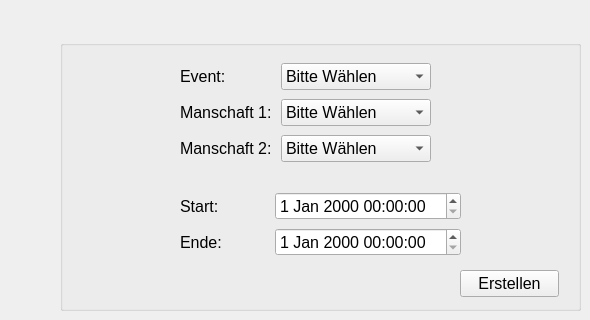
     <widget class="QWidget" name="tab_7">
      <attribute name="title">
       <string>Erstellen</string>
      </attribute>
      <widget class="QGroupBox" name="groupBox_3">
       <property name="geometry">
        <rect>
         <x>60</x>
         <y>40</y>
         <width>521</width>
         <height>271</height>
        </rect>
       </property>
       <property name="title">
        <string/>
       </property>
       <widget class="QPushButton" name="btnWettenErstellen">
        <property name="geometry">
         <rect>
          <x>400</x>
          <y>230</y>
          <width>99</width>
          <height>27</height>
         </rect>
        </property>
        <property name="font">
         <font>
          <family>Arial</family>
          <pointsize>12</pointsize>
          <weight>50</weight>
          <bold>false</bold>
         </font>
        </property>
        <property name="text">
         <string>Erstellen</string>
        </property>
       </widget>
       <widget class="QWidget" name="layoutWidget">
        <property name="geometry">
         <rect>
          <x>120</x>
          <y>20</y>
          <width>251</width>
          <height>107</height>
         </rect>
        </property>
        <layout class="QVBoxLayout" name="verticalLayout_13">
         <item>
          <layout class="QHBoxLayout" name="horizontalLayout">
           <item>
            <widget class="QLabel" name="label_32">
             <property name="font">
              <font>
               <family>Arial</family>
               <pointsize>12</pointsize>
               <weight>50</weight>
               <bold>false</bold>
              </font>
             </property>
             <property name="text">
              <string>Event:</string>
             </property>
            </widget>
           </item>
           <item>
            <widget class="QComboBox" name="comboEventErstellen">
             <property name="font">
              <font>
               <pointsize>12</pointsize>
              </font>
             </property>
             <item>
              <property name="text">
               <string>Bitte Wählen</string>
              </property>
             </item>
             <item>
              <property name="text">
               <string>Neue hinzufügen</string>
              </property>
             </item>
            </widget>
           </item>
          </layout>
         </item>
         <item>
          <layout class="QHBoxLayout" name="horizontalLayout_2">
           <item>
            <widget class="QLabel" name="label_41">
             <property name="font">
              <font>
               <family>Arial</family>
               <pointsize>12</pointsize>
               <weight>50</weight>
               <bold>false</bold>
              </font>
             </property>
             <property name="text">
              <string>Manschaft 1:</string>
             </property>
            </widget>
           </item>
           <item>
            <widget class="QComboBox" name="comboMannschaft1Erstellen">
             <property name="font">
              <font>
               <pointsize>12</pointsize>
              </font>
             </property>
             <item>
              <property name="text">
               <string>Bitte Wählen</string>
              </property>
             </item>
             <item>
              <property name="text">
               <string>Neue hinzufügen</string>
              </property>
             </item>
            </widget>
           </item>
          </layout>
         </item>
         <item>
          <layout class="QHBoxLayout" name="horizontalLayout_3">
           <item>
            <widget class="QLabel" name="label_42">
             <property name="font">
              <font>
               <family>Arial</family>
               <pointsize>12</pointsize>
               <weight>50</weight>
               <bold>false</bold>
              </font>
             </property>
             <property name="text">
              <string>Manschaft 2:</string>
             </property>
            </widget>
           </item>
           <item>
            <widget class="QComboBox" name="comboMannschaft2Erstellen">
             <property name="font">
              <font>
               <pointsize>12</pointsize>
              </font>
             </property>
             <item>
              <property name="text">
               <string>Bitte Wählen</string>
              </property>
             </item>
             <item>
              <property name="text">
               <string>Neue hinzufügen</string>
              </property>
             </item>
            </widget>
           </item>
          </layout>
         </item>
        </layout>
       </widget>
       <widget class="QWidget" name="layoutWidget">
        <property name="geometry">
         <rect>
          <x>120</x>
          <y>150</y>
          <width>281</width>
          <height>70</height>
         </rect>
        </property>
        <layout class="QVBoxLayout" name="verticalLayout_14">
         <item>
          <layout class="QHBoxLayout" name="horizontalLayout_7">
           <item>
            <widget class="QLabel" name="label_16">
             <property name="font">
              <font>
               <family>Arial</family>
               <pointsize>12</pointsize>
               <weight>50</weight>
               <bold>false</bold>
              </font>
             </property>
             <property name="text">
              <string>Start:</string>
             </property>
            </widget>
           </item>
           <item>
            <widget class="QDateTimeEdit" name="tedtWettenErstellenStart">
             <property name="font">
              <font>
               <pointsize>12</pointsize>
              </font>
             </property>
            </widget>
           </item>
          </layout>
         </item>
         <item>
          <layout class="QHBoxLayout" name="horizontalLayout_8">
           <item>
            <widget class="QLabel" name="label_36">
             <property name="font">
              <font>
               <family>Arial</family>
               <pointsize>12</pointsize>
               <weight>50</weight>
               <bold>false</bold>
              </font>
             </property>
             <property name="text">
              <string>Ende:</string>
             </property>
            </widget>
           </item>
           <item>
            <widget class="QDateTimeEdit" name="tedtWettenErstellenEnde">
             <property name="font">
              <font>
               <pointsize>12</pointsize>
              </font>
             </property>
            </widget>
           </item>
          </layout>
         </item>
        </layout>
       </widget>
      </widget>
     </widget>
